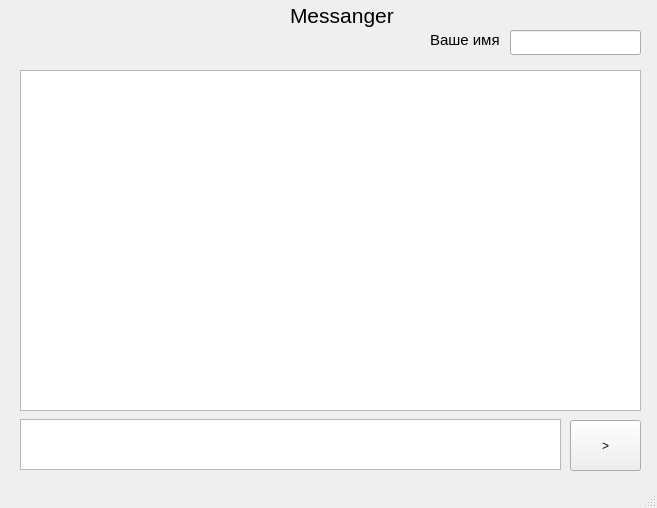
<?xml version="1.0" encoding="UTF-8"?>
<ui version="4.0">
 <class>Messanger</class>
 <widget class="QMainWindow" name="Messanger">
  <property name="geometry">
   <rect>
    <x>0</x>
    <y>0</y>
    <width>657</width>
    <height>508</height>
   </rect>
  </property>
  <property name="windowTitle">
   <string>Messanger</string>
  </property>
  <widget class="QWidget" name="centralwidget">
   <widget class="QLabel" name="label">
    <property name="geometry">
     <rect>
      <x>290</x>
      <y>0</y>
      <width>111</width>
      <height>31</height>
     </rect>
    </property>
    <property name="font">
     <font>
      <pointsize>16</pointsize>
     </font>
    </property>
    <property name="text">
     <string>Messanger</string>
    </property>
    <property name="textFormat">
     <enum>Qt::AutoText</enum>
    </property>
   </widget>
   <widget class="QTextEdit" name="textEdit">
    <property name="geometry">
     <rect>
      <x>20</x>
      <y>419</y>
      <width>541</width>
      <height>51</height>
     </rect>
    </property>
   </widget>
   <widget class="QPushButton" name="pushButton">
    <property name="geometry">
     <rect>
      <x>570</x>
      <y>420</y>
      <width>71</width>
      <height>51</height>
     </rect>
    </property>
    <property name="text">
     <string>&gt;</string>
    </property>
   </widget>
   <widget class="QTextBrowser" name="textBrowser">
    <property name="geometry">
     <rect>
      <x>20</x>
      <y>70</y>
      <width>621</width>
      <height>341</height>
     </rect>
    </property>
   </widget>
   <widget class="QLineEdit" name="lineEdit">
    <property name="geometry">
     <rect>
      <x>510</x>
      <y>30</y>
      <width>131</width>
      <height>25</height>
     </rect>
    </property>
   </widget>
   <widget class="QLabel" name="label_2">
    <property name="geometry">
     <rect>
      <x>430</x>
      <y>30</y>
      <width>71</width>
      <height>20</height>
     </rect>
    </property>
    <property name="font">
     <font>
      <pointsize>11</pointsize>
     </font>
    </property>
    <property name="text">
     <string>Ваше имя</string>
    </property>
   </widget>
  </widget>
  <widget class="QStatusBar" name="statusbar"/>
 </widget>
 <resources/>
 <connections/>
</ui>
